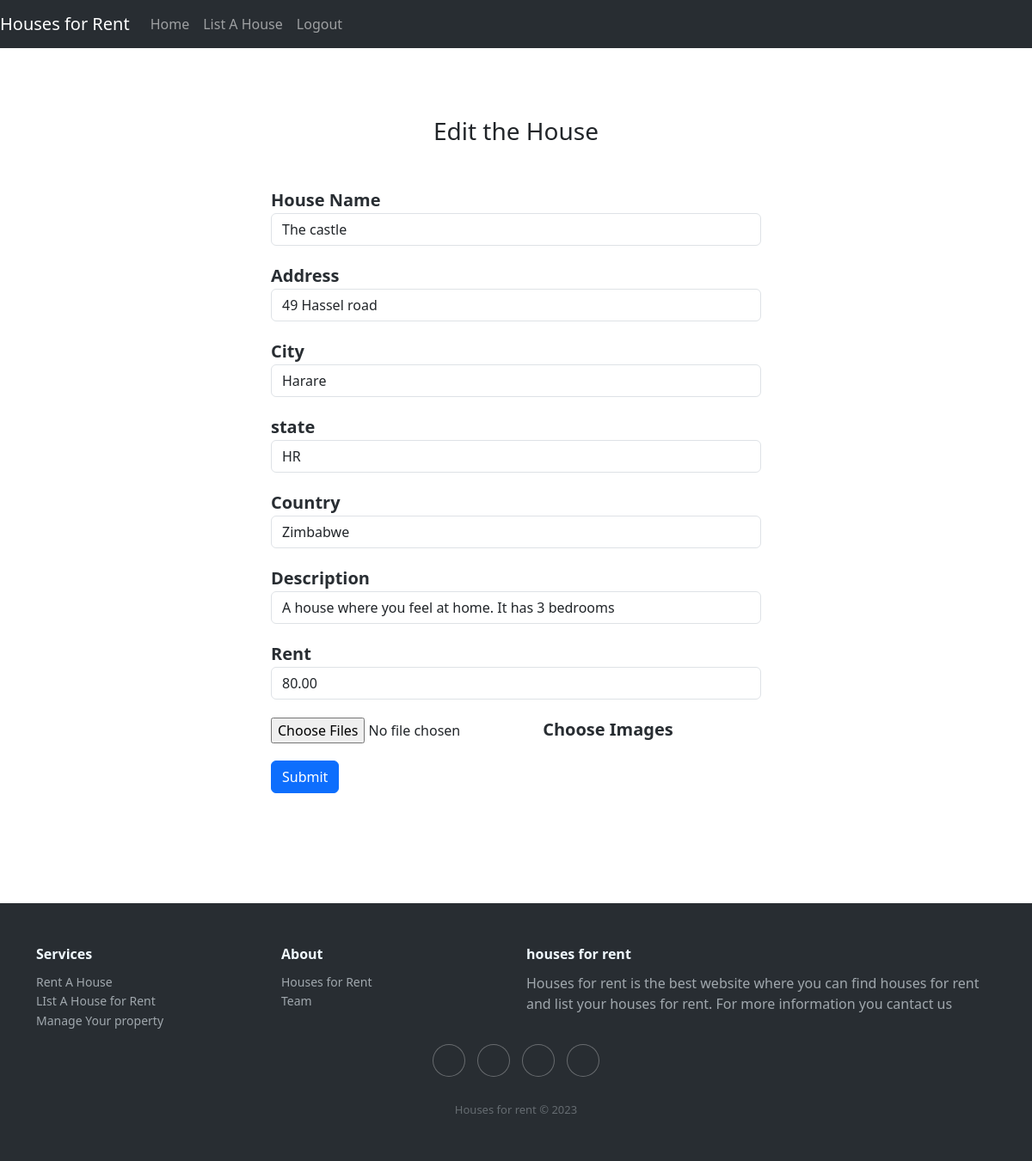
Page /edit_house/6 (signed in) on the committed database.
### house_project/models.py (models this page shows, shortened)
class House(models.Model):
    name = models.CharField(max_length=100)
    address = models.CharField(max_length=100)
    city = models.CharField(max_length=100)
    state = models.CharField(max_length=2)
    country = models.CharField(max_length=100)
    description = models.TextField()
    house_host = models.ForeignKey('User', on_delete=models.CASCADE, related_name='hosted_houses')
    guest = models.ForeignKey('User', on_delete=models.CASCADE, null=True, blank=True, related_name='rented_houses')
    is_rented = models.BooleanField(default=False)
    rent = models.DecimalField(max_digits=10, decimal_places=2, default=0)

### house_project/views.py (the view, shortened to what this page needs)
# urls.py: path('edit_house/<int:id>', views.edit_house, name='edit_house'),
@login_required(login_url="user_login")
def edit_house(request, id):
    message = None
    house = House.objects.get(id=id)
    return render(request, "edit_house.html", {"house": house})

### house_project/templates/edit_house.html (shortened to what this page needs)
{% extends "layout.html" %} {% block content %}
<div class="container" style="padding: 5em 0">
  <h3 style="text-align: center;">Edit the House</h3>
  <div class="col-12 mx-auto text-right my-5 col-md-8 col-lg-6">
    <form action="{% url 'edit_house' house.id %}" method="post" enctype="multipart/form-data">
      <div class="form-group" style="padding-bottom: 20px">
        <label for="House_name">House Name</label>
        <input
          type="text"
          class="form-control"
          id="House_name"
          name="name"
          aria-describedby="House_name"
          value="{{ house.name }}"
        />
      </div>
      <div class="form-group" style="padding-bottom: 20px">
        <label for="Address">Address</label>
        <input
          type="text"
          class="form-control"
          id="Address"
          name="address"
          aria-describedby="Address"
          value="{{ house.address}}"
        />
      </div>
      <div class="form-group" style="padding-bottom: 20px">
        <label for="City">City</label>
        <input
          type="text"
          class="form-control"
          id="City"
          name="city"
          aria-describedby="City"
          value="{{ house.city }}"
        />
      </div>
      <div class="form-group" style="padding-bottom: 20px">
        <label for="state">state</label>
        <input
          type="text"
          class="form-control"
          id="state"
          name="state"
          aria-describedby="state"
          value="{{ house.state }}"
        />
      </div>
      <div class="form-group" style="padding-bottom: 20px">
        <label for="Country">Country</label>
        <input
          type="text"
          class="form-control"
          id="Country"
          name="country"
          aria-describedby="Country"
          value="{{ house.country }}"
        />
      </div>
      <div class="form-group" style="padding-bottom: 20px">
        <label for="Description">Description</label>
        <input
          type="text"
          class="form-control"
          id="Description"
          name="description"
          aria-describedby="Description"
          value="{{ house.description }}"
        />
      </div>
      <div class="form-group" style="padding-bottom: 20px">
        <label for="Description">Rent</label>
        <input
          type="number"
          class="form-control"
          id="Rent"
          name="rent"
          aria-describedby="Rent"
          value="{{ house.rent }}"
        />
      </div>
      <div class="custom-file" style="padding-bottom: 20px">
        <input
          type="file"
          class="custom-file-input"
          multiple
          name="images"
          id="validatedCustomFile"
          required
        />
        <label class="custom-file-label" for="validatedCustomFile"
          >Choose Images</label
        >
      </div>
      <div class="custom-file">
        <button type="submit" class="btn btn-primary">Submit</button>
      </div>
    </form>
  </div>
</div>
{% endblock %}

### house_project/static/house_project/style.css (style rules this page uses)
label { font-size: 20px; font-family: 'Segoe UI', Tahoma, Geneva, Verdana, sans-serif; color: #282d32; font-weight: 700; }

### rows in the picture
House: name "The castle", address "49 Hassel road", city "Harare", state "HR", country "Zimbabwe", description "A house where you feel at home. It has 3 bedrooms", rent "80.00"
